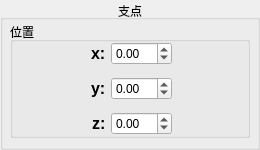
          <widget class="QGroupBox" name="instrument">
           <property name="sizePolicy">
            <sizepolicy hsizetype="Fixed" vsizetype="Fixed">
             <horstretch>0</horstretch>
             <verstretch>0</verstretch>
            </sizepolicy>
           </property>
           <property name="minimumSize">
            <size>
             <width>260</width>
             <height>150</height>
            </size>
           </property>
           <property name="maximumSize">
            <size>
             <width>260</width>
             <height>150</height>
            </size>
           </property>
           <property name="title">
            <string>支点</string>
           </property>
           <property name="alignment">
            <set>Qt::AlignCenter</set>
           </property>
           <widget class="QGroupBox" name="instrumentPos">
            <property name="geometry">
             <rect>
              <x>10</x>
              <y>22</y>
              <width>240</width>
              <height>116</height>
             </rect>
            </property>
            <property name="sizePolicy">
             <sizepolicy hsizetype="Fixed" vsizetype="Fixed">
              <horstretch>0</horstretch>
              <verstretch>0</verstretch>
             </sizepolicy>
            </property>
            <property name="minimumSize">
             <size>
              <width>240</width>
              <height>116</height>
             </size>
            </property>
            <property name="maximumSize">
             <size>
              <width>240</width>
              <height>116</height>
             </size>
            </property>
            <property name="title">
             <string>位置</string>
            </property>
            <layout class="QGridLayout" name="gridLayout_9">
             <property name="leftMargin">
              <number>0</number>
             </property>
             <property name="topMargin">
              <number>0</number>
             </property>
             <property name="rightMargin">
              <number>0</number>
             </property>
             <property name="bottomMargin">
              <number>0</number>
             </property>
             <property name="spacing">
              <number>0</number>
             </property>
             <item row="0" column="0">
              <layout class="QVBoxLayout" name="verticalLayout_5">
               <item>
                <layout class="QHBoxLayout" name="horizontalLayout_13">
                 <item>
                  <spacer name="horizontalSpacer_41">
                   <property name="orientation">
                    <enum>Qt::Horizontal</enum>
                   </property>
                   <property name="sizeHint" stdset="0">
                    <size>
                     <width>40</width>
                     <height>20</height>
                    </size>
                   </property>
                  </spacer>
                 </item>
                 <item>
                  <widget class="QLabel" name="label_x_4">
                   <property name="font">
                    <font>
                     <pointsize>12</pointsize>
                     <weight>75</weight>
                     <bold>true</bold>
                    </font>
                   </property>
                   <property name="text">
                    <string>x:</string>
                   </property>
                  </widget>
                 </item>
                 <item>
                  <spacer name="horizontalSpacer_13">
                   <property name="orientation">
                    <enum>Qt::Horizontal</enum>
                   </property>
                   <property name="sizeType">
                    <enum>QSizePolicy::Fixed</enum>
                   </property>
                   <property name="sizeHint" stdset="0">
                    <size>
                     <width>5</width>
                     <height>20</height>
                    </size>
                   </property>
                  </spacer>
                 </item>
                 <item>
                  <widget class="QDoubleSpinBox" name="SpinBox_ins_pos_x">
                   <property name="decimals">
                    <number>2</number>
                   </property>
                   <property name="minimum">
                    <double>-99.989999999999995</double>
                   </property>
                   <property name="singleStep">
                    <double>0.100000000000000</double>
                   </property>
                  </widget>
                 </item>
                 <item>
                  <spacer name="horizontalSpacer_42">
                   <property name="orientation">
                    <enum>Qt::Horizontal</enum>
                   </property>
                   <property name="sizeType">
                    <enum>QSizePolicy::Fixed</enum>
                   </property>
                   <property name="sizeHint" stdset="0">
                    <size>
                     <width>75</width>
                     <height>20</height>
                    </size>
                   </property>
                  </spacer>
                 </item>
                </layout>
               </item>
               <item>
                <spacer name="verticalSpacer_12">
                 <property name="orientation">
                  <enum>Qt::Vertical</enum>
                 </property>
                 <property name="sizeHint" stdset="0">
                  <size>
                   <width>20</width>
                   <height>5</height>
                  </size>
                 </property>
                </spacer>
               </item>
               <item>
                <layout class="QHBoxLayout" name="horizontalLayout_14">
                 <item>
                  <spacer name="horizontalSpacer_43">
                   <property name="orientation">
                    <enum>Qt::Horizontal</enum>
                   </property>
                   <property name="sizeHint" stdset="0">
                    <size>
                     <width>40</width>
                     <height>20</height>
                    </size>
                   </property>
                  </spacer>
                 </item>
                 <item>
                  <widget class="QLabel" name="label_y_4">
                   <property name="font">
                    <font>
                     <pointsize>12</pointsize>
                     <weight>75</weight>
                     <bold>true</bold>
                    </font>
                   </property>
                   <property name="text">
                    <string>y:</string>
                   </property>
                  </widget>
                 </item>
                 <item>
                  <spacer name="horizontalSpacer_14">
                   <property name="orientation">
                    <enum>Qt::Horizontal</enum>
                   </property>
                   <property name="sizeType">
                    <enum>QSizePolicy::Fixed</enum>
                   </property>
                   <property name="sizeHint" stdset="0">
                    <size>
                     <width>5</width>
                     <height>20</height>
                    </size>
                   </property>
                  </spacer>
                 </item>
                 <item>
                  <widget class="QDoubleSpinBox" name="SpinBox_ins_pos_y">
                   <property name="decimals">
                    <number>2</number>
                   </property>
                   <property name="minimum">
                    <double>-99.989999999999995</double>
                   </property>
                   <property name="singleStep">
                    <double>0.100000000000000</double>
                   </property>
                  </widget>
                 </item>
                 <item>
                  <spacer name="horizontalSpacer_44">
                   <property name="orientation">
                    <enum>Qt::Horizontal</enum>
                   </property>
                   <property name="sizeType">
                    <enum>QSizePolicy::Fixed</enum>
                   </property>
                   <property name="sizeHint" stdset="0">
                    <size>
                     <width>75</width>
                     <height>20</height>
                    </size>
                   </property>
                  </spacer>
                 </item>
                </layout>
               </item>
               <item>
                <spacer name="verticalSpacer_13">
                 <property name="orientation">
                  <enum>Qt::Vertical</enum>
                 </property>
                 <property name="sizeHint" stdset="0">
                  <size>
                   <width>20</width>
                   <height>5</height>
                  </size>
                 </property>
                </spacer>
               </item>
               <item>
                <layout class="QHBoxLayout" name="horizontalLayout_15">
                 <item>
                  <spacer name="horizontalSpacer_45">
                   <property name="orientation">
                    <enum>Qt::Horizontal</enum>
                   </property>
                   <property name="sizeHint" stdset="0">
                    <size>
                     <width>40</width>
                     <height>20</height>
                    </size>
                   </property>
                  </spacer>
                 </item>
                 <item>
                  <widget class="QLabel" name="label_z_4">
                   <property name="font">
                    <font>
                     <pointsize>12</pointsize>
                     <weight>75</weight>
                     <bold>true</bold>
                    </font>
                   </property>
                   <property name="text">
                    <string>z:</string>
                   </property>
                  </widget>
                 </item>
                 <item>
                  <spacer name="horizontalSpacer_15">
                   <property name="orientation">
                    <enum>Qt::Horizontal</enum>
                   </property>
                   <property name="sizeType">
                    <enum>QSizePolicy::Fixed</enum>
                   </property>
                   <property name="sizeHint" stdset="0">
                    <size>
                     <width>5</width>
                     <height>20</height>
                    </size>
                   </property>
                  </spacer>
                 </item>
                 <item>
                  <widget class="QDoubleSpinBox" name="SpinBox_ins_pos_z">
                   <property name="decimals">
                    <number>2</number>
                   </property>
                   <property name="minimum">
                    <double>-99.989999999999995</double>
                   </property>
                   <property name="singleStep">
                    <double>0.100000000000000</double>
                   </property>
                  </widget>
                 </item>
                 <item>
                  <spacer name="horizontalSpacer_46">
                   <property name="orientation">
                    <enum>Qt::Horizontal</enum>
                   </property>
                   <property name="sizeType">
                    <enum>QSizePolicy::Fixed</enum>
                   </property>
                   <property name="sizeHint" stdset="0">
                    <size>
                     <width>75</width>
                     <height>20</height>
                    </size>
                   </property>
                  </spacer>
                 </item>
                </layout>
               </item>
              </layout>
             </item>
            </layout>
           </widget>
          </widget>
